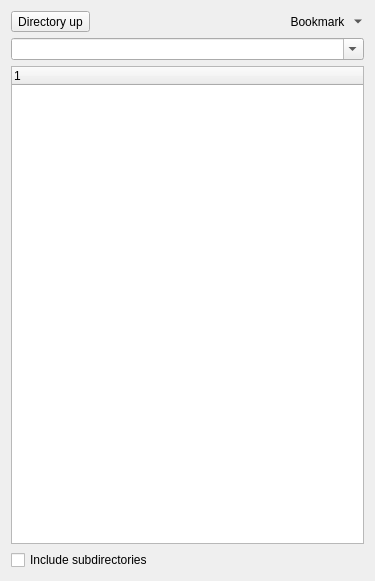
<?xml version="1.0" encoding="UTF-8"?>
<ui version="4.0">
 <class>FileBrowser</class>
 <widget class="QWidget" name="FileBrowser">
  <property name="geometry">
   <rect>
    <x>0</x>
    <y>0</y>
    <width>375</width>
    <height>581</height>
   </rect>
  </property>
  <property name="windowTitle">
   <string>Form</string>
  </property>
  <layout class="QVBoxLayout" name="verticalLayout">
   <item>
    <layout class="QHBoxLayout" name="horizontalLayout">
     <item>
      <widget class="QToolButton" name="buttonDirectoryUp">
       <property name="text">
        <string>Directory up</string>
       </property>
       <property name="icon">
        <iconset theme="QIcon::ThemeIcon::GoUp"/>
       </property>
      </widget>
     </item>
     <item>
      <spacer name="horizontalSpacer">
       <property name="orientation">
        <enum>Qt::Orientation::Horizontal</enum>
       </property>
       <property name="sizeHint" stdset="0">
        <size>
         <width>40</width>
         <height>20</height>
        </size>
       </property>
      </spacer>
     </item>
     <item>
      <widget class="QToolButton" name="setBookmarked">
       <property name="toolTip">
        <string>Bookmark this directory</string>
       </property>
       <property name="text">
        <string>Bookmark</string>
       </property>
       <property name="checkable">
        <bool>true</bool>
       </property>
       <property name="popupMode">
        <enum>QToolButton::ToolButtonPopupMode::MenuButtonPopup</enum>
       </property>
       <property name="toolButtonStyle">
        <enum>Qt::ToolButtonStyle::ToolButtonTextBesideIcon</enum>
       </property>
       <property name="autoRaise">
        <bool>true</bool>
       </property>
       <property name="arrowType">
        <enum>Qt::ArrowType::NoArrow</enum>
       </property>
      </widget>
     </item>
    </layout>
   </item>
   <item>
    <widget class="QComboBox" name="workingDirectory">
     <property name="editable">
      <bool>true</bool>
     </property>
     <property name="placeholderText">
      <string>Working directory</string>
     </property>
    </widget>
   </item>
   <item>
    <widget class="QTreeWidget" name="directoryView">
     <column>
      <property name="text">
       <string notr="true">1</string>
      </property>
     </column>
    </widget>
   </item>
   <item>
    <widget class="QCheckBox" name="toggleRecursiveScan">
     <property name="text">
      <string>Include subdirectories</string>
     </property>
    </widget>
   </item>
  </layout>
 </widget>
 <resources/>
 <connections/>
</ui>
